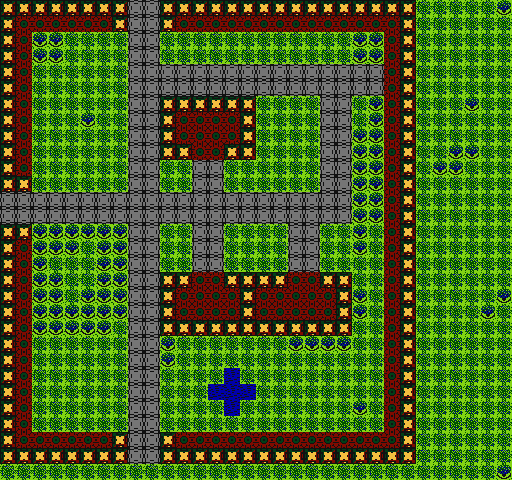

Rendered tile map (Tiled .tmx) drawn with the repository's tilesets; below, a short description and the full map source, tile grids included:
An orthogonal 32x30 tile map with 16x16 px tiles, 1 tile layer (tilemap), 1 hidden layer not drawn and 7 objects (7x npc).

<map version="1.0" tiledversion="1.1.3" orientation="orthogonal" renderorder="right-down" width="32" height="30" tilewidth="16" tileheight="16" infinite="0" nextobjectid="8">
 <properties>
  <property name="background_tile" type="int" value="2" />
  <property name="bgm" value="town" />
  <property name="outer_map" value="field" />
  <property name="outer_map_x" type="int" value="13" />
  <property name="outer_map_y" type="int" value="5" />
 </properties>
 <tileset firstgid="1" source="tileset.tsx" />
 <layer name="tilemap" width="32" height="30" locked="1">
  <data encoding="csv">
16,16,16,16,16,16,16,16,11,11,16,16,16,16,16,16,16,16,16,16,16,16,16,16,16,16,3,3,3,3,3,4,
16,17,17,17,17,17,17,16,11,11,16,17,17,17,17,17,17,17,17,17,17,17,17,17,17,16,3,3,3,3,3,3,
16,17,4,4,3,3,3,3,11,11,3,3,3,3,3,3,3,3,3,3,3,3,4,4,17,16,3,3,3,3,3,3,
16,17,4,4,3,3,3,3,11,11,3,3,3,3,3,3,3,3,3,3,3,3,4,4,17,16,3,3,3,3,3,3,
16,17,3,3,3,3,3,3,11,11,11,11,11,11,11,11,11,11,11,11,11,11,11,11,17,16,3,3,3,3,3,3,
16,17,3,3,3,3,3,3,11,11,11,11,11,11,11,11,11,11,11,11,11,11,11,11,17,16,3,3,3,3,3,3,
16,17,3,3,3,3,3,3,11,11,16,16,16,16,16,16,3,3,3,3,11,11,3,4,17,16,3,3,3,4,3,3,
16,17,3,3,3,4,3,3,11,11,16,17,17,17,17,16,3,3,3,3,11,11,3,4,17,16,3,3,3,3,3,3,
16,17,3,3,3,3,3,3,11,11,16,17,17,17,17,16,3,3,3,3,11,11,4,4,17,16,3,3,3,3,3,3,
16,17,3,3,3,3,3,3,11,11,16,16,17,17,16,16,3,3,3,3,11,11,4,4,17,16,3,3,4,4,3,3,
16,17,3,3,3,3,3,3,11,11,3,3,11,11,3,3,3,3,3,3,11,11,4,4,17,16,3,4,4,3,3,3,
16,16,3,3,3,3,3,3,11,11,3,3,11,11,3,3,3,3,3,3,11,11,4,4,17,16,3,3,3,3,3,3,
11,11,11,11,11,11,11,11,11,11,11,11,11,11,11,11,11,11,11,11,11,11,4,4,17,16,3,3,3,3,3,3,
11,11,11,11,11,11,11,11,11,11,11,11,11,11,11,11,11,11,11,11,11,11,4,4,17,16,3,3,3,3,3,3,
16,16,4,4,4,4,4,4,11,11,3,3,11,11,3,3,3,3,11,11,3,3,4,3,17,16,3,3,3,3,3,3,
16,17,4,4,4,3,4,4,11,11,3,3,11,11,3,3,3,3,11,11,3,3,4,3,17,16,3,3,3,3,3,3,
16,17,4,3,3,3,4,4,11,11,3,3,11,11,3,3,3,3,11,11,3,3,3,3,17,16,3,3,3,3,3,3,
16,17,4,4,3,3,4,4,11,11,16,16,17,17,16,16,16,16,17,17,16,16,3,3,17,16,3,3,3,3,3,3,
16,17,4,4,3,4,4,4,11,11,16,17,17,17,17,16,17,17,17,17,17,16,4,3,17,16,3,3,3,3,3,4,
16,17,4,4,4,4,4,4,11,11,16,17,17,17,17,16,17,17,17,17,17,16,4,3,17,16,3,3,3,3,4,3,
16,17,4,4,4,4,4,3,11,11,16,16,16,16,16,16,16,16,16,16,16,16,3,3,17,16,3,3,3,3,3,3,
16,17,3,3,3,3,3,3,11,11,4,3,3,3,3,3,3,3,4,4,4,4,3,3,17,16,3,3,3,3,3,3,
16,17,3,3,3,3,3,3,11,11,4,3,3,3,3,3,3,3,3,3,3,3,3,3,17,16,3,3,3,3,3,3,
16,17,3,3,3,3,3,3,11,11,3,3,3,3,2,3,3,3,3,3,3,3,3,3,17,16,3,3,3,3,3,3,
16,17,3,3,3,3,3,3,11,11,3,3,3,2,2,2,3,3,3,3,3,3,3,3,17,16,3,3,3,3,3,3,
16,17,3,3,3,3,3,3,11,11,3,3,3,3,2,3,3,3,3,3,3,3,4,3,17,16,3,3,3,3,3,3,
16,17,3,3,3,3,3,3,11,11,3,3,3,3,3,3,3,3,3,3,3,3,3,3,17,16,3,3,3,3,3,3,
16,17,17,17,17,17,17,16,11,11,16,17,17,17,17,17,17,17,17,17,17,17,17,17,17,16,3,3,3,3,3,3,
16,16,16,16,16,16,16,16,11,11,16,16,16,16,16,16,16,16,16,16,16,16,16,16,16,16,3,3,3,3,3,3,
3,3,3,3,3,3,3,3,3,3,3,3,3,3,3,3,3,3,3,3,3,3,3,3,3,3,3,3,3,3,3,4
</data>
 </layer>
 <layer name="collision" width="32" height="30" visible="0" locked="1">
  <data encoding="csv">
256,256,256,256,256,256,256,256,0,0,256,256,256,256,256,256,256,256,256,256,256,256,256,256,256,256,0,0,0,0,0,0,
256,0,0,0,0,0,0,256,0,0,256,0,0,0,0,0,0,0,0,0,0,0,0,0,0,256,0,0,0,0,0,0,
256,0,0,0,0,0,0,0,0,0,0,0,0,0,0,0,0,0,0,0,0,0,0,0,0,256,0,0,0,0,0,0,
256,0,0,0,0,0,0,0,0,0,0,0,0,0,0,0,0,0,0,0,0,0,0,0,0,256,0,0,0,0,0,0,
256,0,0,0,0,0,0,0,0,0,0,0,0,0,0,0,0,0,0,0,0,0,0,0,0,256,0,0,0,0,0,0,
256,0,0,0,0,0,0,0,0,0,0,0,0,0,0,0,0,0,0,0,0,0,0,0,0,256,0,0,0,0,0,0,
256,0,0,0,0,0,0,0,0,0,256,256,256,256,256,256,0,0,0,0,0,0,0,0,0,256,0,0,0,0,0,0,
256,0,0,0,0,0,0,0,0,0,256,0,0,0,0,256,0,0,0,0,0,0,0,0,0,256,0,0,0,0,0,0,
256,0,0,0,0,0,0,0,0,0,256,0,0,0,0,256,0,0,0,0,0,0,0,0,0,256,0,0,0,0,0,0,
256,0,0,0,0,0,0,0,0,0,256,256,0,0,256,256,0,0,0,0,0,0,0,0,0,256,0,0,0,0,0,0,
256,0,0,0,0,0,0,0,0,0,0,0,0,0,0,0,0,0,0,0,0,0,0,0,0,256,0,0,0,0,0,0,
256,256,0,0,0,0,0,0,0,0,0,0,0,0,0,0,0,0,0,0,0,0,0,0,0,256,0,0,0,0,0,0,
0,0,0,0,0,0,0,0,0,0,0,0,0,0,0,0,0,0,0,0,0,0,0,0,0,256,0,0,0,0,0,0,
0,0,0,0,0,0,0,0,0,0,0,0,0,0,0,0,0,0,0,0,0,0,0,0,0,256,0,0,0,0,0,0,
256,256,0,0,0,0,0,0,0,0,0,0,0,0,0,0,0,0,0,0,0,0,0,0,0,256,0,0,0,0,0,0,
256,0,0,0,0,0,0,0,0,0,0,0,0,0,0,0,0,0,0,0,0,0,0,0,0,256,0,0,0,0,0,0,
256,0,0,0,0,0,0,0,0,0,0,0,0,0,0,0,0,0,0,0,0,0,0,0,0,256,0,0,0,0,0,0,
256,0,0,0,0,0,0,0,0,0,256,256,0,0,256,256,256,256,0,0,256,256,0,0,0,256,0,0,0,0,0,0,
256,0,0,0,0,0,0,0,0,0,256,0,0,0,0,256,0,0,0,0,0,256,0,0,0,256,0,0,0,0,0,0,
256,0,0,0,0,0,0,0,0,0,256,0,0,0,0,256,0,0,0,0,0,256,0,0,0,256,0,0,0,0,0,0,
256,0,0,0,0,0,0,0,0,0,256,256,256,256,256,256,256,256,256,256,256,256,0,0,0,256,0,0,0,0,0,0,
256,0,0,0,0,0,0,0,0,0,0,0,0,0,0,0,0,0,0,0,0,0,0,0,0,256,0,0,0,0,0,0,
256,0,0,0,0,0,0,0,0,0,0,0,0,0,0,0,0,0,0,0,0,0,0,0,0,256,0,0,0,0,0,0,
256,0,0,0,0,0,0,0,0,0,0,0,0,0,256,0,0,0,0,0,0,0,0,0,0,256,0,0,0,0,0,0,
256,0,0,0,0,0,0,0,0,0,0,0,0,256,256,256,0,0,0,0,0,0,0,0,0,256,0,0,0,0,0,0,
256,0,0,0,0,0,0,0,0,0,0,0,0,0,256,0,0,0,0,0,0,0,0,0,0,256,0,0,0,0,0,0,
256,0,0,0,0,0,0,0,0,0,0,0,0,0,0,0,0,0,0,0,0,0,0,0,0,256,0,0,0,0,0,0,
256,0,0,0,0,0,0,256,0,0,256,0,0,0,0,0,0,0,0,0,0,0,0,0,0,256,0,0,0,0,0,0,
256,256,256,256,256,256,256,256,0,0,256,256,256,256,256,256,256,256,256,256,256,256,256,256,256,256,0,0,0,0,0,0,
0,0,0,0,0,0,0,0,0,0,0,0,0,0,0,0,0,0,0,0,0,0,0,0,0,0,0,0,0,0,0,0
</data>
 </layer>
 <objectgroup name="object">
  <object id="1" name="female-1" type="npc" gid="241" x="288" y="160" width="16" height="16">
   <properties>
    <property name="animation" value="down" />
    <property name="message" value="deusu/female-1" />
    <property name="sprite" value="female" />
    <property name="telepathy" value="deusu/female-1/telepathy" />
   </properties>
  </object>
  <object id="2" name="female-2" type="npc" gid="241" x="64" y="384" width="16" height="16">
   <properties>
    <property name="animation" value="down" />
    <property name="message" value="deusu/female-2" />
    <property name="sprite" value="female" />
    <property name="telepathy" value="deusu/female-2/telepathy" />
   </properties>
  </object>
  <object id="3" name="oldman-1" type="npc" gid="241" x="64" y="272" width="16" height="16">
   <properties>
    <property name="animation" value="down" />
    <property name="message" value="deusu/oldman-1" />
    <property name="sprite" value="oldman" />
    <property name="telepathy" value="deusu/oldman-1/telepathy" />
   </properties>
  </object>
  <object id="4" name="oldman-2" type="npc" gid="241" x="320" y="384" width="16" height="16">
   <properties>
    <property name="animation" value="down" />
    <property name="message" value="deusu/oldman-2" />
    <property name="sprite" value="oldman" />
    <property name="telepathy" value="deusu/oldman-2/telepathy" />
   </properties>
  </object>
  <object id="5" name="oldman-3" type="npc" gid="241" x="448" y="272" width="16" height="16">
   <properties>
    <property name="animation" value="down" />
    <property name="message" value="deusu/oldman-3" />
    <property name="sprite" value="oldman" />
    <property name="telepathy" value="deusu/oldman-3/telepathy" />
   </properties>
  </object>
  <object id="6" name="keyman-1" type="npc" gid="241" x="192" y="320" width="16" height="16">
   <properties>
    <property name="animation" value="down" />
    <property name="message" value="deusu/keyman-1" />
    <property name="sprite" value="male" />
    <property name="telepathy" value="deusu/keyman-1/telepathy" />
   </properties>
  </object>
  <object id="7" name="shop-1" type="npc" gid="241" x="208" y="128" width="16" height="16">
   <properties>
    <property name="animation" value="down" />
    <property name="message" value="deusu/shop-1" />
    <property name="sprite" value="shop" />
    <property name="telepathy" value="deusu/shop-1/telepathy" />
   </properties>
  </object>
 </objectgroup>
</map>
